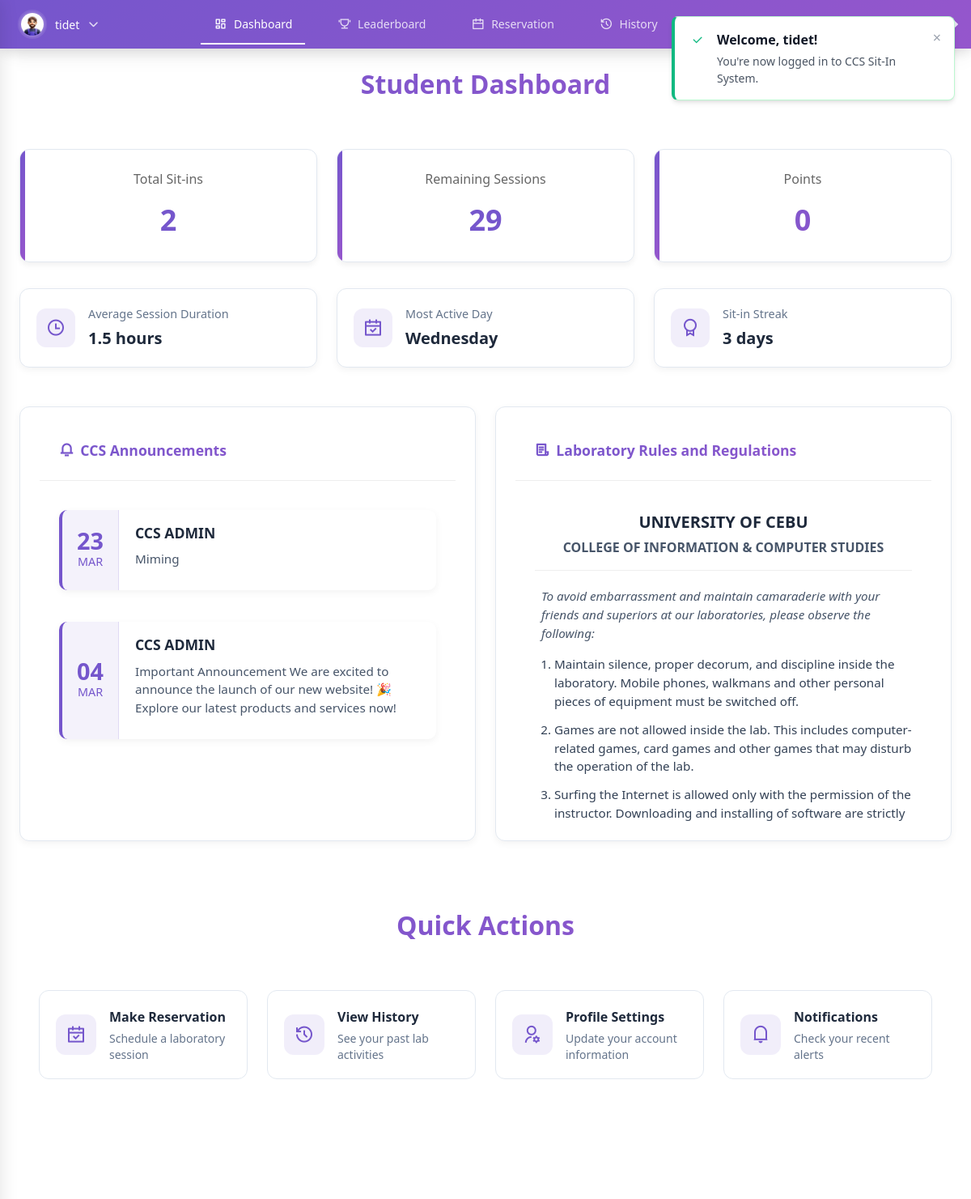
Page /view/dashboard.php (signed in) on the earlier database version.
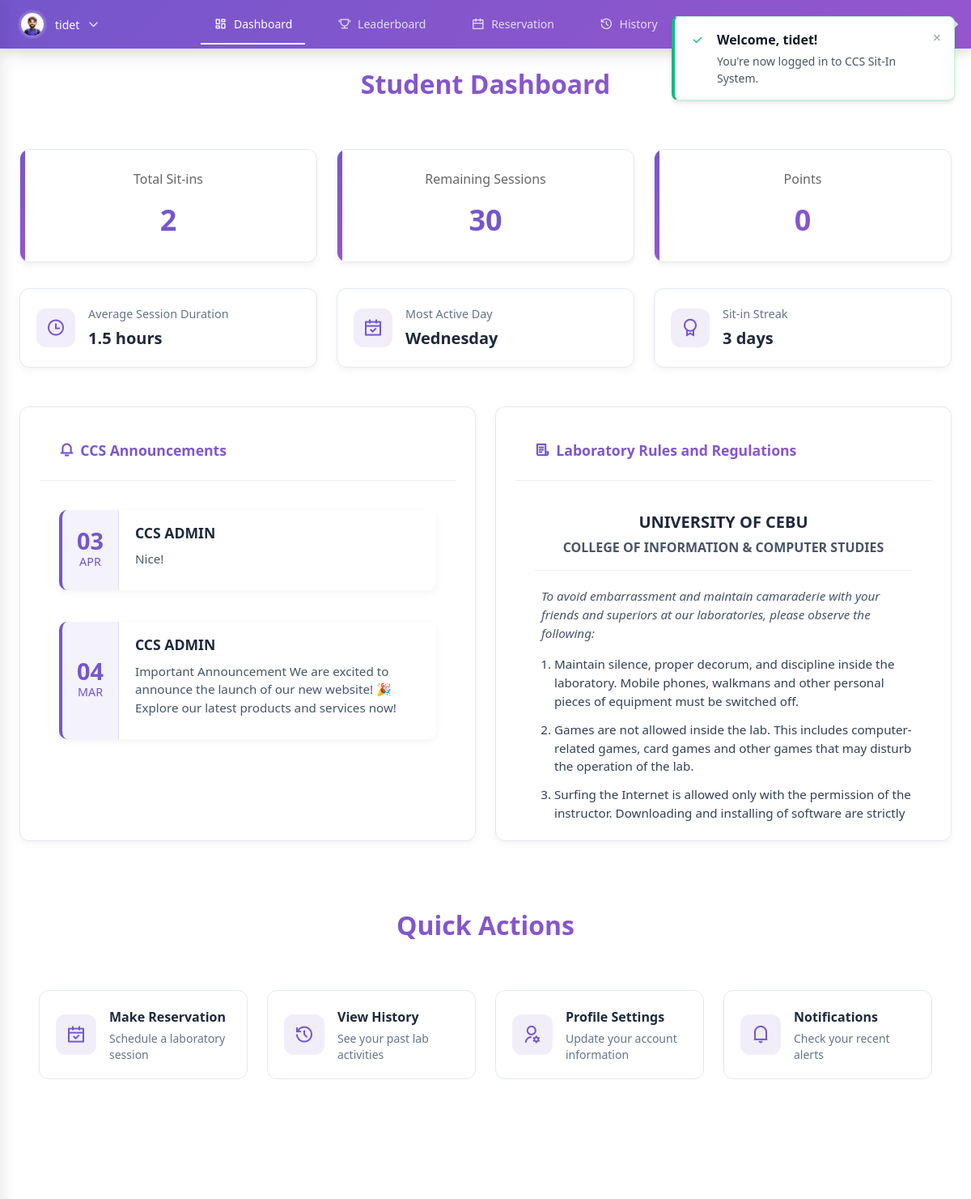
Same page on the later database version.
### tables this page shows
CREATE TABLE `announcements` (
  `id` int(11) NOT NULL,
  `title` varchar(255) NOT NULL,
  `content` text NOT NULL,
  `created_at` timestamp NOT NULL DEFAULT current_timestamp(),
  `created_by` varchar(50) NOT NULL
);

### view/dashboard.php (the view, shortened to what this page needs)
<?php
require_once '../config/db_connect.php';
$username = $_SESSION['username'];
$sql = "SELECT idno, firstname, lastname, middlename, course, year, profile_image, email, address, remaining_sessions, points FROM users WHERE username = ?";
$stmt = $conn->prepare($sql);
$stmt->bind_param("s", $username);
$stmt->execute();
$result = $stmt->get_result();
if ($row = $result->fetch_assoc()) {
    $fullname = $row['lastname'] . ', ' . $row['firstname'];
    if (!empty($row['middlename'])) {
        $fullname .= ' ' . substr($row['middlename'], 0, 1) . '.';
    }
    $_SESSION['idno'] = $row['idno'];
    $_SESSION['fullname'] = $fullname;
    $_SESSION['course'] = $row['course'];
    $year = intval($row['year']);
    $_SESSION['year'] = $year;
    $_SESSION['year_level'] = $year . (
        $year == 1 ? 'st' :
        ($year == 2 ? 'nd' :
        ($year == 3 ? 'rd' : 'th'))
    ) . ' Year';
    $_SESSION['profile_image'] = $row['profile_image'] ?? '../assets/images/logo/AVATAR.png';
    $_SESSION['email'] = $row['email'];
    $_SESSION['address'] = $row['address'];
    $_SESSION['remaining_sessions'] = $row['remaining_sessions'] ?? 30;
    $_SESSION['points'] = $row['points'] ?? 0;
}
$stats = [
    'total_sitins' => 0,
    'remaining_sessions' => $_SESSION['remaining_sessions'],
    'pending_reservations' => 0
];
$id = $_SESSION['idno'];
$query = "SELECT COUNT(*) as count FROM sit_ins WHERE idno = ? AND status = 'completed'";
$stmt = $conn->prepare($query);
$stmt->bind_param("s", $id);
$stmt->execute();
$result = $stmt->get_result();
if ($result && $row = $result->fetch_assoc()) {
    $stats['total_sitins'] = $row['count'];
}
$query = "SELECT COUNT(*) as count FROM reservations WHERE idno = ? AND status = 'pending'";
$stmt = $conn->prepare($query);
$stmt->bind_param("s", $id);
$stmt->execute();
$result = $stmt->get_result();
if ($result && $row = $result->fetch_assoc()) {
    $stats['pending_reservations'] = $row['count'];
}
$announcements = [];
$query = "SELECT * FROM announcements ORDER BY created_at DESC";
$result = $conn->query($query);
if ($result) {
    while ($row = $result->fetch_assoc()) {
        $announcements[] = $row;
    }
}
?>
<!DOCTYPE html>
<html lang="en">
<head>
    <link rel="stylesheet" href="../assets/css/styles.css">
    <link rel="stylesheet" href="../assets/css/admin.css">
    <link rel="stylesheet" href="https://cdnjs.cloudflare.com/ajax/libs/font-awesome/6.0.0/css/all.min.css">
    <link rel="stylesheet" href="https://cdnjs.cloudflare.com/ajax/libs/remixicon/4.6.0/remixicon.css">
    <script src="https://unpkg.com/@tailwindcss/browser@4"></script>
</head>
<body>
    <div id="notification-container"></div>
    <div class="nav-container">
        <div class="nav-wrapper">
            <div class="nav-profile">
                <div class="profile-trigger" id="profile-trigger">
                    <img src="<?php echo isset($_SESSION['profile_image']) ? htmlspecialchars($_SESSION['profile_image']) : '../assets/images/logo/AVATAR.png'; ?>"
                         alt="Profile">
                    <span class="username"><?php echo htmlspecialchars($_SESSION['username']); ?></span>
                    <i class="fas fa-chevron-down"></i>
                </div>
            </div>
            <nav class="nav-links">
                <a href="dashboard.php" class="nav-link <?php echo basename($_SERVER['PHP_SELF']) === 'dashboard.php' ? 'active' : ''; ?>">
                    <i class="ri-dashboard-line"></i>
                    <span>Dashboard</span>
                </a>
                <a href="student_leaderboard.php" class="nav-link">
                    <i class="ri-trophy-line"></i>
                    <span>Leaderboard</span>
                </a>
                <a href="reservation.php" class="nav-link">
                    <i class="ri-calendar-line"></i>
                    <span>Reservation</span>
                </a>
                <a href="history.php" class="nav-link">
                    <i class="ri-history-line"></i>
                    <span>History</span>
                </a>
                <a href="profile.php" class="nav-link">
                    <span>Profile</span>
                </a>
            </nav>
            <div class="nav-actions">
                <div class="notification-icon">
                    <a href="#" class="action-link" id="notification-toggle">
                    </a>
                </div>
                <a href="../auth/logout.php" class="action-link">
                </a>
            </div>
        </div>
    </div>
    <div class="admin-dashboard">
        <div class="dashboard-header">
            <div class="dashboard-title">
                Student Dashboard
            </div>
        </div>
        <div class="stats-grid">
            <div class="stat-card">
                <div class="stat-title">Total Sit-ins</div>
                <div class="stat-value"><?php echo $stats['total_sitins']; ?></div>
            </div>
            <div class="stat-card">
                <div class="stat-title">Remaining Sessions</div>
                <div class="stat-value <?php echo $stats['remaining_sessions'] <= 5 ? 'low' : ($stats['remaining_sessions'] <= 10 ? 'medium' : ''); ?>">
                    <?php echo $stats['remaining_sessions']; ?>
                </div>
            </div>
            <div class="stat-card">
                <div class="stat-title">Points</div>
                <div class="stat-value points-display"><?php echo $_SESSION['points'] ?? 0; ?></div>
            </div>
        </div>
        <div class="analytics-summary">
            <div class="summary-card">
                <div class="summary-icon">
                    <i class="ri-time-line"></i>
                </div>
                <div class="summary-content">
                    <div class="summary-title">Average Session Duration</div>
                    <div class="summary-value">1.5 hours</div>
                </div>
            </div>
            <div class="summary-card">
                <div class="summary-icon">
                    <i class="ri-calendar-check-line"></i>
                </div>
                <div class="summary-content">
                    <div class="summary-title">Most Active Day</div>
                    <div class="summary-value">Wednesday</div>
                </div>
            </div>
            <div class="summary-card">
                <div class="summary-icon">
                    <i class="ri-award-line"></i>
                </div>
                <div class="summary-content">
                    <div class="summary-title">Sit-in Streak</div>
                    <div class="summary-value">3 days</div>
                </div>
            </div>
        </div>
        <div class="announcements-grid">
            <div class="announcements-card">
                <div class="announcements-header">
                    <i class="ri-notification-3-line"></i>
                    <span>CCS Announcements</span>
                </div>
                <div class="announcement-list">
                    <?php if (empty($announcements)): ?>
                        <div class="announcement-item">
                            <div class="announcement-empty">
                                <i class="ri-information-line"></i>
                                <p>No announcements available at this time.</p>
                            </div>
                        </div>
                    <?php else: ?>
                        <?php foreach ($announcements as $announcement): ?>
                            <div class="announcement-item">
                                <div class="announcement-date">
                                    <div class="date-day"><?php echo date('d', strtotime($announcement['created_at'])); ?></div>
                                    <div class="date-month"><?php echo date('M', strtotime($announcement['created_at'])); ?></div>
                                </div>
                                <div class="announcement-content">
                                    <h3><?php echo htmlspecialchars($announcement['title']); ?></h3>
                                    <p><?php echo htmlspecialchars($announcement['content']); ?></p>
                                </div>
                            </div>
                        <?php endforeach; ?>
                    <?php endif; ?>
                </div>
            </div>
            <div class="announcements-card">
                <div class="announcements-header">
                    <i class="ri-file-list-3-line"></i>
                    <span>Laboratory Rules and Regulations</span>
                </div>
                <div class="rules-container">
                    <div class="rules-header">
                        <h3>UNIVERSITY OF CEBU</h3>
                        <h4>COLLEGE OF INFORMATION & COMPUTER STUDIES</h4>
                    </div>
                    <div class="rules-content">
                        <p class="rules-intro">To avoid embarrassment and maintain camaraderie with your friends and superiors at our laboratories, please observe the following:</p>
                        <ol class="rules-list">
                            <li>Maintain silence, proper decorum, and discipline inside the laboratory. Mobile phones, walkmans and other personal pieces of equipment must be switched off.</li>
                            <li>Games are not allowed inside the lab. This includes computer-related games, card games and other games that may disturb the operation of the lab.</li>
                            <li>Surfing the Internet is allowed only with the permission of the instructor. Downloading and installing of software are strictly prohibited.</li>
                        </ol>
                    </div>
                </div>
            </div>
        </div>
        <div class="dashboard-header">
                <div class="dashboard-title">
                    Quick Actions
                </div>
            </div>
        <div class="system-selection">
            <div class="selection-grid">
                <a href="reservation.php" class="selection-card">
                    <div class="selection-icon">
                        <i class="ri-calendar-check-line"></i>
                    </div>
                    <div class="selection-details">
                        <h3>Make Reservation</h3>
                        <p>Schedule a laboratory session</p>
                    </div>
                </a>
                <a href="history.php" class="selection-card">
                    <div class="selection-icon">
                        <i class="ri-history-line"></i>
                    </div>
                    <div class="selection-details">
                        <h3>View History</h3>
                        <p>See your past lab activities</p>
                    </div>
                </a>
                <a href="profile.php" class="selection-card">
                    <div class="selection-icon">
                        <i class="ri-user-settings-line"></i>
                    </div>
                    <div class="selection-details">
                        <h3>Profile Settings</h3>
                        <p>Update your account information</p>
                    </div>
                </a>
                <a href="#" class="selection-card" onclick="document.getElementById('notification-toggle').click(); return false;">
                    <div class="selection-icon">
                        <i class="ri-notification-4-line"></i>
                    </div>
                    <div class="selection-details">
                        <h3>Notifications</h3>
                        <p>Check your recent alerts</p>
                    </div>
                </a>
            </div>
        </div>
    </div>
    <div class="admin-dashboard">
        <div class="dashboard-header">
        </div>
    </div>
</body>
</html>

### assets/css/styles.css (style rules this page uses)
:root { --primary-color: rgba(117,86,204,1); --secondary-color: rgba(213,105,167,1); --nav-height: 60px; }
body { font-family: 'Segoe UI', Tahoma, Geneva, Verdana, sans-serif; margin: 0; padding: 0; min-height: 100vh; background-color: #ffffff; }
.nav-container { margin: 0 auto; width: 100%; position: fixed; top: 0; background: linear-gradient(135deg, var(--primary-color), var(--secondary-color)); z-index: 1000; color: white; box-shadow: 0 4px 15px rgba(0, 0, 0, 0.1), 0 8px 30px -5px rgba(0, 0, 0, 0.1); }
.nav-container a { color: rgba(255, 255, 255, 0.8); }
.nav-container .profile-trigger { transition: all 0.3s ease; }
.nav-container .profile-trigger img { box-shadow: 0 0 0 2px rgba(255, 255, 255, 0.1); }
.nav-wrapper { max-width: 1650px; margin: 0 auto; display: flex; justify-content: space-between; align-items: center; padding: 0 1rem; height: var(--nav-height); }
.nav-profile { flex: 1; }
.profile-trigger { display: flex; align-items: center; gap: 0.75rem; cursor: pointer; padding: 0.5rem; border-radius: 0.5rem; transition: background-color 0.2s; }
.profile-trigger img { width: 2rem; height: 2rem; border-radius: 50%; object-fit: cover; border: 2px solid rgba(255, 255, 255, 0.2); }
.profile-trigger .username { color: white; font-size: 0.875rem; font-weight: 500; }
.profile-trigger i { color: rgba(255, 255, 255, 0.8); font-size: 0.75rem; }
.nav-links { display: flex; gap: 1.5rem; align-items: center; }
.nav-link { display: flex; align-items: center; gap: 0.5rem; padding: 0.75rem 1rem; color: rgba(255, 255, 255, 0.8); text-decoration: none; font-weight: 500; font-size: 0.875rem; border-bottom: 2px solid transparent; transition: all 0.2s; }
.nav-link.active { color: white; border-bottom-color: white; }
.nav-link i { font-size: 1rem; }
.nav-actions { flex: 1; display: flex; justify-content: flex-end; gap: 1rem; }
.action-link { color: rgba(255, 255, 255, 0.8); padding: 0rem; border-radius: 0.5rem; transition: all 0.2s; }
.announcement-list { display: flex; flex-direction: column; gap: 1.5rem; }
.rules-container { padding: 1rem; position: relative; overflow-y: auto; }
.rules-header { text-align: center; margin-bottom: 1.5rem; top: 0; background: white; padding: 1rem 0; z-index: 1; border-bottom: 1px solid #eee; }
.rules-header h3 { font-size: 1.5rem; color: #7556cc; margin-bottom: 0.5rem; font-weight: 600; }
.rules-header h4 { font-size: 1.2rem; color: #555; }
.rules-intro { margin-bottom: 1rem; font-size: 0.95rem; padding: 0 0.5rem; font-style: italic; color: #666; }
.rules-list { list-style-type: decimal; padding-left: 1.5rem; margin-bottom: 1.5rem; }
.rules-list li { margin-bottom: 0.75rem; font-size: 0.95rem; line-height: 1.6; color: #444; }
.rules-header { position: sticky; top: 0; background: white; z-index: 2; padding: 1rem 0; margin-bottom: 1rem; }
.rules-container { height: 100%; max-height: none; overflow-y: auto; }
.admin-dashboard { margin: 80px auto 2rem; padding: 2rem; max-width: 1200px; }
.stats-grid { display: grid; grid-template-columns: repeat(3, 1fr); gap: 2rem; margin-bottom: 2rem; }
.stat-card { background: white; padding: 1.5rem; border-radius: 12px; box-shadow: 0 4px 6px rgba(0, 0, 0, 0.05); text-align: center; }
.stat-title { font-size: 1.1rem; color: #4a5568; margin-bottom: 0.5rem; }
.stat-value { font-size: 2.5rem; font-weight: 700; color: #7556cc !important; }

Differences in the rows shown:
removed announcements: created_at "23", created_at "MAR", title "CCS ADMIN", content "Miming"
added announcements: created_at "03", created_at "APR", title "CCS ADMIN", content "Nice!"
Other differences:
$stats['remaining_sessions']: "29" → "30"
